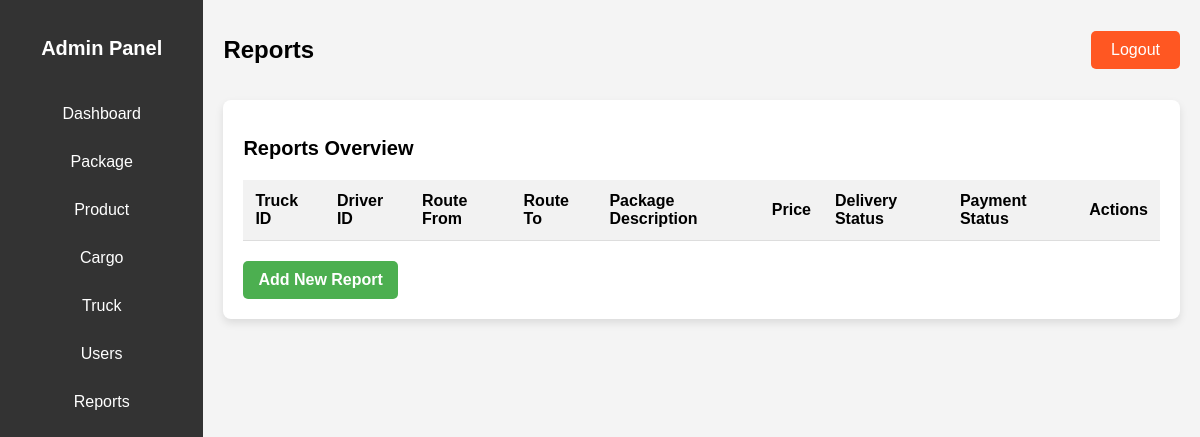
The app's page /reports.php, older data.
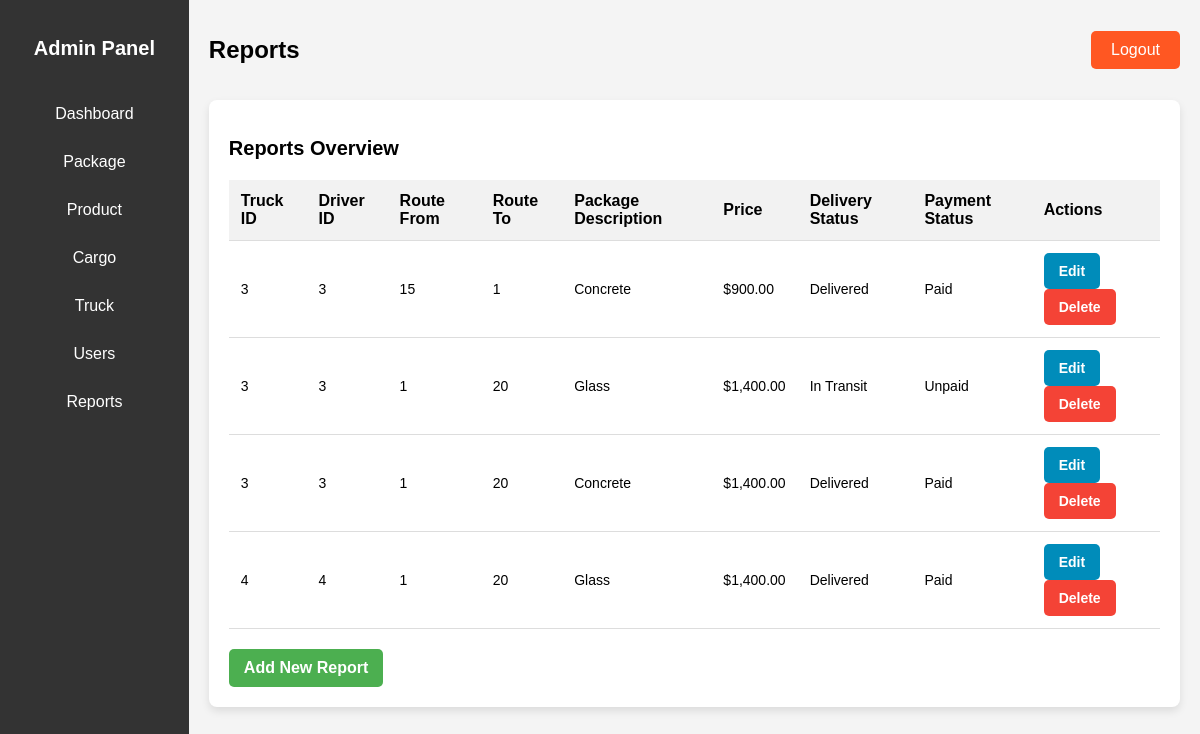
The same page, newer data.
### tables this page shows
CREATE TABLE `reports` (
  `report_id` int(11) NOT NULL,
  `cargo_id` int(11) NOT NULL,
  `truck_id` int(11) NOT NULL,
  `driver_id` int(11) NOT NULL,
  `route_from` int(11) NOT NULL,
  `route_to` int(11) NOT NULL,
  `package_volume` decimal(10,2) NOT NULL,
  `price` decimal(10,2) NOT NULL,
  `delivery_status` enum('In Transit','Delivered','Pending') NOT NULL,
  `payment_status` enum('Paid','Unpaid') NOT NULL
);

CREATE TABLE `packages` (
  `package_id` int(11) NOT NULL,
  `customer_id` int(11) NOT NULL,
  `product_id` int(11) NOT NULL,
  `weight` decimal(10,2) NOT NULL,
  `status` enum('pending','in-transit','delivered') DEFAULT 'pending',
  `description` varchar(255) NOT NULL
);

### reports.php (the view, shortened to what this page needs)
<?php
include 'config.php';
$sql = "SELECT r.*, p.description as package_description,
        COALESCE(t.driver_id, t.truck_id) as truck_driver_id
        FROM reports r
        JOIN cargo c ON r.cargo_id = c.cargo_id
        JOIN packages p ON c.package_id = p.package_id
        JOIN truck t ON c.truck_id = t.truck_id";
$result = mysqli_query($conn, $sql);
?>
<!DOCTYPE html>
<html lang="en">
<head>
</head>
<body>
    <div class="dashboard-container">
        <div class="sidebar">
            <h2>Admin Panel</h2>
            <ul class="sidebar-links">
                <li><a href="admin_dashboard.php">Dashboard</a></li>
                <li><a href="package.php">Package</a></li>
                <li><a href="product.php">Product</a></li>
                <li><a href="cargo.php">Cargo</a></li>
                <li><a href="truck.php">Truck</a></li>
                <li><a href="users.php">Users</a></li>
                <li><a href="reports.php">Reports</a></li>
            </ul>
        </div>
        <div class="main-content">
            <header>
                <h1>Reports</h1>
                <a href="index.php" class="logout-btn">Logout</a>
            </header>
            <div class="dashboard-main-container">
                <h2>Reports Overview</h2>
                <div class="table-container">
                    <table>
                        <thead>
                            <tr>
                                <th>Truck ID</th>
                                <th>Driver ID</th>
                                <th>Route From</th>
                                <th>Route To</th>
                                <th>Package Description</th>
                                <th>Price</th>
                                <th>Delivery Status</th>
                                <th>Payment Status</th>
                                <th>Actions</th>
                            </tr>
                        </thead>
                        <tbody>
                            <?php while ($row = mysqli_fetch_assoc($result)): ?>
                                <tr>
                                    <td><?php echo $row['truck_id']; ?></td>
                                    <td><?php echo $row['truck_driver_id']; ?></td>
                                    <td><?php echo $row['route_from']; ?></td>
                                    <td><?php echo $row['route_to']; ?></td>
                                    <td><?php echo $row['package_description']; ?></td>
                                    <td>$<?php echo number_format($row['price'], 2); ?></td>
                                    <td><?php echo $row['delivery_status']; ?></td>
                                    <td><?php echo $row['payment_status']; ?></td>
                                    <td>
                                        <a href="edit_report.php?id=<?php echo $row['report_id']; ?>" class="btn edit-btn">Edit</a>
                                        <a href="delete_report.php?id=<?php echo $row['report_id']; ?>" class="btn delete-btn">Delete</a>
                                    </td>
                                </tr>
                            <?php endwhile; ?>
                        </tbody>
                    </table>
                </div>
                <a href="add_report.php" class="btn add-user-btn">Add New Report</a>
            </div>
        </div>
    </div>
</body>
</html>

Row changes from the older to the newer data that the page shows:
added reports: truck "3", truck_driver_id "3", route_from "15", route_to "1", packages.description "Concrete", price "900.00", delivery_status "Delivered", payment_status "Paid"
added reports: truck "3", truck_driver_id "3", route_from "1", route_to "20", packages.description "Glass", price "1,400.00", delivery_status "In Transit", payment_status "Unpaid"
added reports: truck "3", truck_driver_id "3", route_from "1", route_to "20", packages.description "Concrete", price "1,400.00", delivery_status "Delivered", payment_status "Paid"
added reports: truck "4", truck_driver_id "4", route_from "1", route_to "20", packages.description "Glass", price "1,400.00", delivery_status "Delivered", payment_status "Paid"
